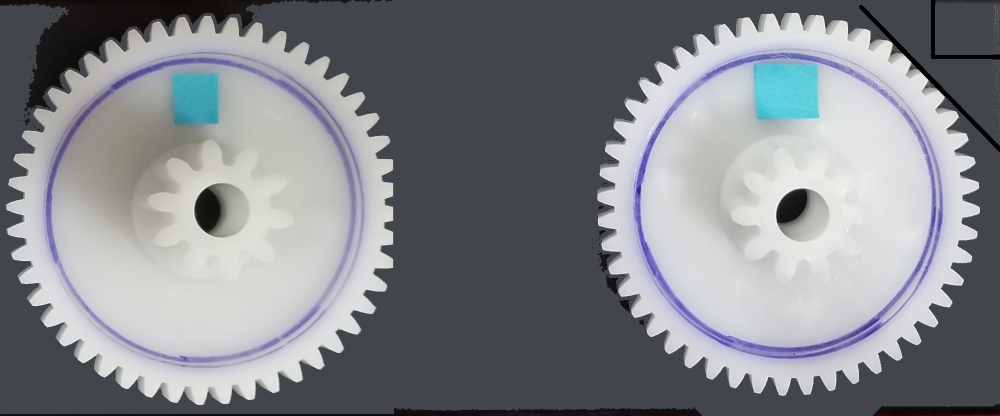
#> input picture Examples/images/doublebase.jpg, 2000 x 831 px, found by its file name (shown at 1/2 size)
$ python Calc_Zero_Twist.py
#> lines starting #> are read from the running program, lines starting #| are printed output that depends on the picture; after the words box and inside, x2 and y2 are one past the last pixel; in counts of white or black regions, pixels touching at a corner belong together
# -*- coding: utf-8 -*-
"""
Created on Tue Dec  8 10:42:00 2020

@author: Jasmine Anica

This program finds the angle of a zero-pitch twist

Uses OpenCV functions to find best fit circle of the gears to set the origin of
each gear. Use a filter to find the "base" points on the gears and the "rotated"
points on the gears. The filter picks up on the blue tag positions in the base
image and the rotated image. Using OpenCV functions, I can calculate the centor
of the filtered shapes. Take the difference of the points relative to thier
origin and find the angles that way.

For Bernard: You only need the bottom values: degree_left and degree_right
"""
import cv2
import math
import numpy as np

# read the input image
img_base = cv2.imread("./images/doublebase.jpg")
#> img_base is the input picture: shape (831, 2000, 3); mean B, G, R 138.4, 133.7, 131
img_rot = cv2.imread("./images/double4.jpg")
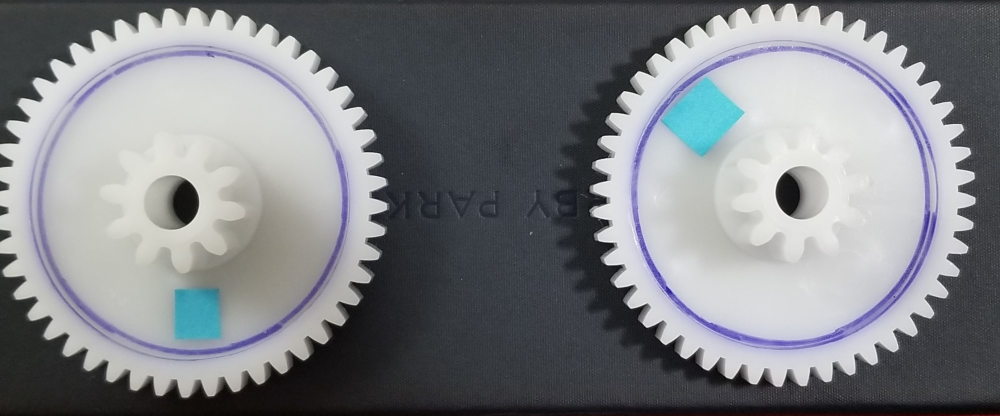
#> input picture Examples/images/double4.jpg, 2000 x 831 px, found by its file name (shown at 1/2 size)
#> img_rot is the input picture: shape (831, 2000, 3); mean B, G, R 133, 128.8, 126.4

#     *********************************
#     *                               *
#     *   Detects Circles in Images   *
#     *                               *
#     *********************************

img = cv2.imread("./images/double4.jpg", cv2.IMREAD_COLOR)
gray = cv2.cvtColor(img, cv2.COLOR_BGR2GRAY)
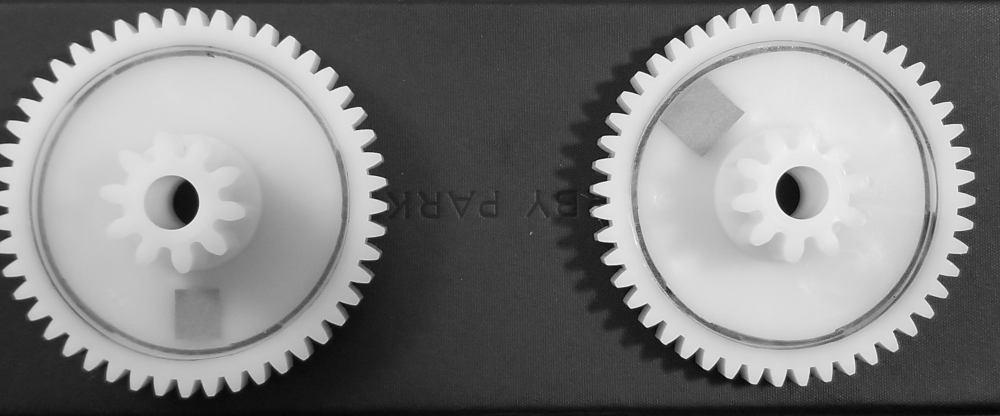
#> gray: shape (831, 2000) (shown at 1/2 size); min 1, max 255, mean 128.5
output = img.copy()

# Blur using 3 * 3 kernel.
gray_blurred = cv2.blur(gray, (3, 3))

# Apply Hough transform on the blurred image.
detected_circles = cv2.HoughCircles(gray_blurred,
                                    cv2.HOUGH_GRADIENT,1,40,
                                    param1=50,param2=30,minRadius=295,maxRadius=300)
#> detected_circles = [[1556.5, 395.5, 298.3], [386.5, 399.5, 299.4]]
origin_l = []
origin_r = []
# Draw circles that are detected.
if detected_circles is not None:
    # Convert the circle parameters a, b and r to integers.
    detected_circles = np.uint16(np.around(detected_circles))
#> detected_circles = [[1556, 396, 298], [386, 400, 299]]

    for pt in detected_circles[0, :]:
        a, b, r = pt[0], pt[1], pt[2]

        # Draw the circumference of the circle.
        cv2.circle(img, (a, b), r, (0, 255, 0), 5)
#> this loop made 2 passes
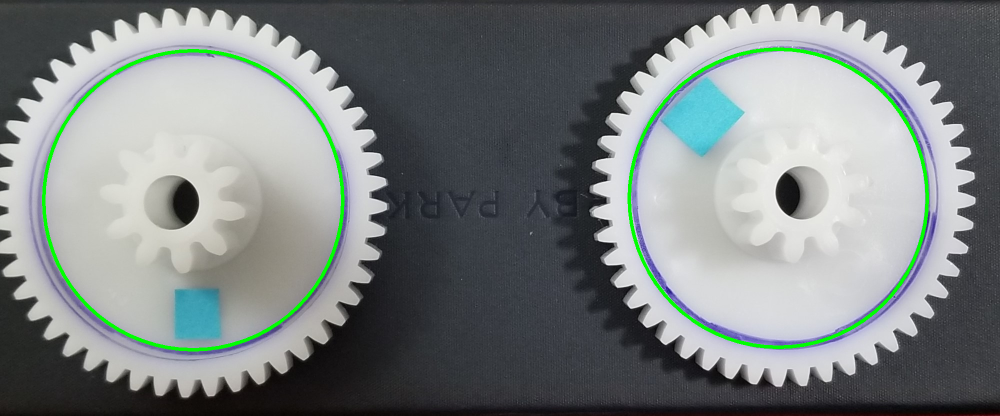
#> img: shape (831, 2000, 3) (shown at 1/2 size); 1.57% of pixels changed, all inside (x1, y1, x2, y2) = (84, 95, 1858, 703)


    if detected_circles[0][0][0] < 1000:
        xl, yl, rl = detected_circles[0][0][0], detected_circles[0][0][1], detected_circles[0][0][2]
        xr, yr, rr = detected_circles[0][1][0], detected_circles[0][1][1], detected_circles[0][1][2]
    else:
        xr, yr, rr = detected_circles[0][0][0], detected_circles[0][0][1], detected_circles[0][0][2]
#> xr = 1556; yr = 396; rr = 298
        xl, yl, rl = detected_circles[0][1][0], detected_circles[0][1][1], detected_circles[0][1][2]
#> xl = 386; yl = 400; rl = 299

    origin_l = np.array([xl, yl, 1])
#> origin_l = [386, 400, 1]
    origin_r = np.array([xr, yr, 1])
#> origin_r = [1556, 396, 1]

    # Draw the circumference of the circle.
    cv2.circle(img_rot, (xr, yr), rr, (0, 0, 255), 5)
    cv2.circle(img_rot, (xl, yl), rl, (0, 0, 255), 5)

#     *********************************
#     *                               *
#     *    Applies Filter on Image    *
#     *                               *
#     *********************************

img_base_hsv = cv2.cvtColor(img_base, cv2.COLOR_BGR2HSV)
#> img_base_hsv: shape (831, 2000, 3); mean H, S, V 90.5, 23.7, 139.9

# find HSV using BGR
blue = np.uint8([[[226,211,99]]])
#print(cv2.cvtColor(pink,cv2.COLOR_BGR2HSV))
blue = cv2.cvtColor(blue,cv2.COLOR_BGR2HSV)
#> blue = [[94, 143, 226]]

# define range of pink color in HSV
# (H - 10, 100, 100)
# (H + 10, 255, 255)
lower_blue = np.array([blue[0][0][0] - 10,100,100])
#> lower_blue = [84, 100, 100]
upper_blue = np.array([blue[0][0][0] + 10,255,255])
#> upper_blue = [104, 255, 255]

# Threshold the HSV image to get only pink colors
mask_base_blue = cv2.inRange(img_base_hsv, lower_blue, upper_blue)
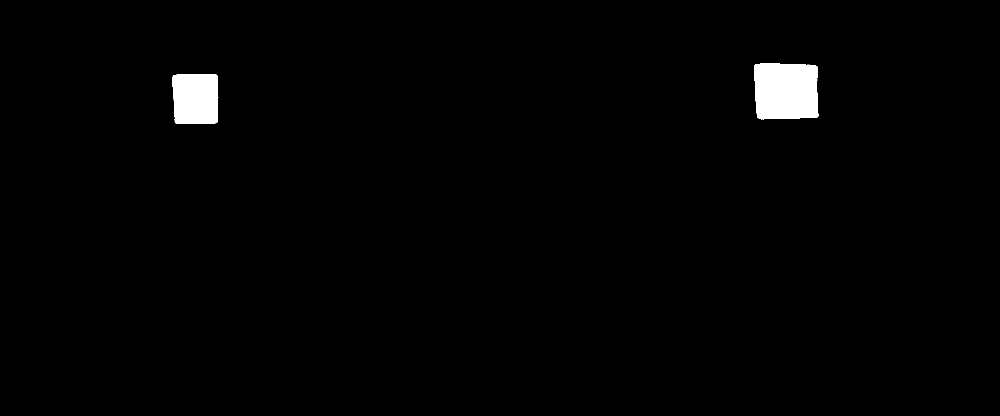
#> mask_base_blue: shape (831, 2000) (shown at 1/2 size); 1.3% white; 2 white regions, box (x1, y1, x2, y2) and area: (1508, 126, 1637, 239) 13519, (345, 148, 437, 248) 8754

# Bitwise-AND mask and rotated image
res_base_blue = cv2.bitwise_and(img_base,img_base, mask=mask_base_blue)
res_base_blue = cv2.cvtColor(res_base_blue, cv2.COLOR_BGR2RGB)

################################################################################

img_rot_hsv = cv2.cvtColor(img_rot, cv2.COLOR_BGR2HSV)
#> img_rot_hsv: shape (831, 2000, 3); mean H, S, V 86, 27.6, 135.7

# find HSV using BGR
blue = np.uint8([[[226,211,99]]])
#print(cv2.cvtColor(pink,cv2.COLOR_BGR2HSV))
blue = cv2.cvtColor(blue,cv2.COLOR_BGR2HSV)

# define range of pink color in HSV
# (H - 10, 100, 100)
# (H + 10, 255, 255)
lower_blue = np.array([blue[0][0][0] - 10,100,100])
upper_blue = np.array([blue[0][0][0] + 10,255,255])

# Threshold the HSV image to get only pink colors
mask_rot_blue = cv2.inRange(img_rot_hsv, lower_blue, upper_blue)
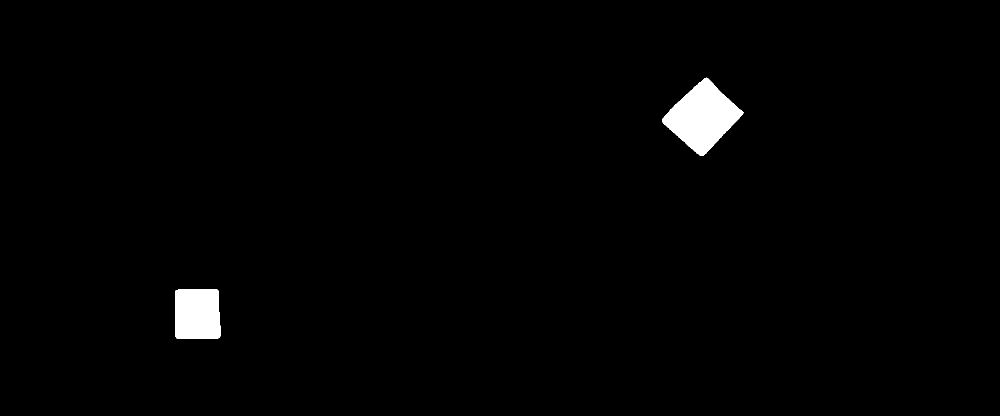
#> mask_rot_blue: shape (831, 2000) (shown at 1/2 size); 1.3% white; 2 white regions, box (x1, y1, x2, y2) and area: (1324, 155, 1487, 312) 13538, (350, 578, 442, 678) 8782

# Bitwise-AND mask and rotated image
res_rot_blue = cv2.bitwise_and(img_rot,img_rot, mask=mask_rot_blue)
res_rot_blue = cv2.cvtColor(res_rot_blue, cv2.COLOR_BGR2RGB)


#     *********************************
#     *                               *
#     *    Finds Center of Shape      *
#     *                               *
#     *********************************

# Calculate the center of the shape after filter is applied
gray_base = cv2.cvtColor(res_base_blue, cv2.COLOR_BGR2GRAY)
blurred_base = cv2.GaussianBlur(gray_base, (5, 5), 0)
thresh_base = cv2.threshold(blurred_base, 60, 255, cv2.THRESH_BINARY)[1]
#> thresh_base: shape (831, 2000); 1.3% white; 2 white regions

# find contours in the binary image
contours_base, hierarchy = cv2.findContours(thresh_base,cv2.RETR_TREE,cv2.CHAIN_APPROX_SIMPLE)
#> contours_base = 2 contours; box (x1, y1, x2, y2) and area: (1508, 126, 1637, 239) 13418, (345, 148, 437, 248) 8590

base_pt_l  = []
base_pt_r = []

for c in contours_base:
    # calculate moments for each contour
    M = cv2.moments(c)

    # calculate x,y coordinate of center
    if M["m00"] != 0:
     cX = int(M["m10"] / M["m00"])
     cY = int(M["m01"] / M["m00"])
    else:
     cX, cY = 0, 0
    cv2.circle(img_rot, (cX, cY), 5, (255, 255, 255), 10)
    cv2.putText(img_rot, "centroid", (cX - 25, cY - 25),cv2.FONT_HERSHEY_SIMPLEX, 3.5, (0, 0, 0), 3)
    #print("rot center:", cX, cY)
    t = np.array([(cX - a), -1*(cY - b), 0])
    if cX < 1000: #left side
        base_pt_l = np.array([cX, cY, 1])
        #print("base_l ", base_pt_l)
    else: #right side
        base_pt_r = np.array([cX, cY, 1])
#> this loop made 2 passes
#> (cX, cY, t, base_pt_l) on pass 1: (391, 196, [5, 204, 0], [391, 196, 1])
#> (cX, cY, t, base_pt_r) on pass 2: (1572, 181, [1186, 219, 0], [1572, 181, 1])
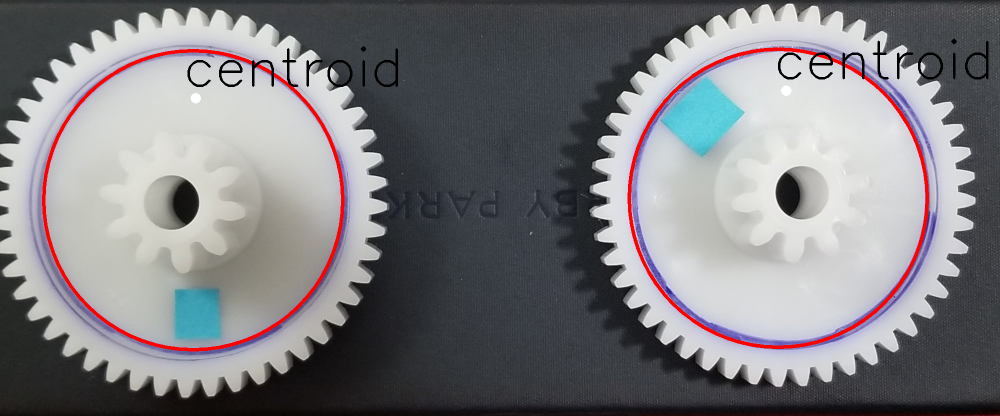
#> img_rot: shape (831, 2000, 3) (shown at 1/2 size); mean B, G, R 129.1, 125.6, 127.1
        #print("base_r ", base_pt_r)

# Calculate the center of the shape after filter is applied
gray_rot = cv2.cvtColor(res_rot_blue, cv2.COLOR_BGR2GRAY)
blurred_rot = cv2.GaussianBlur(gray_rot, (5, 5), 0)
thresh_rot = cv2.threshold(blurred_rot, 60, 255, cv2.THRESH_BINARY)[1]
#> thresh_rot: shape (831, 2000); 1.4% white; 2 white regions

# find contours in the binary image
contours_rot, hierarchy = cv2.findContours(thresh_rot,cv2.RETR_TREE,cv2.CHAIN_APPROX_SIMPLE)
#> contours_rot = 2 contours; box (x1, y1, x2, y2) and area: (1324, 155, 1487, 312) 13610, (350, 578, 442, 678) 8616

rot_pt_l  = []
rot_pt_r = []

for c in contours_rot:
    # calculate moments for each contour
    M = cv2.moments(c)

    # calculate x,y coordinate of center
    if M["m00"] != 0:
     cX = int(M["m10"] / M["m00"])
     cY = int(M["m01"] / M["m00"])
    else:
     cX, cY = 0, 0
    cv2.circle(img_rot, (cX, cY), 5, (255, 255, 255), 10)
    cv2.putText(img_rot, "centroid", (cX - 25, cY - 25),cv2.FONT_HERSHEY_SIMPLEX, 3.5, (0, 0, 0), 3)
    #print("rot center:", cX, cY)
    if cX < 1000:
        rot_pt_l = np.array([cX, cY, 1])
    else:
        rot_pt_r = np.array([cX, cY, 1])
#> this loop made 2 passes
#> (cX, cY, rot_pt_l) on pass 1: (394, 628, [394, 628, 1])
#> (cX, cY, rot_pt_r) on pass 2: (1404, 233, [1404, 233, 1])
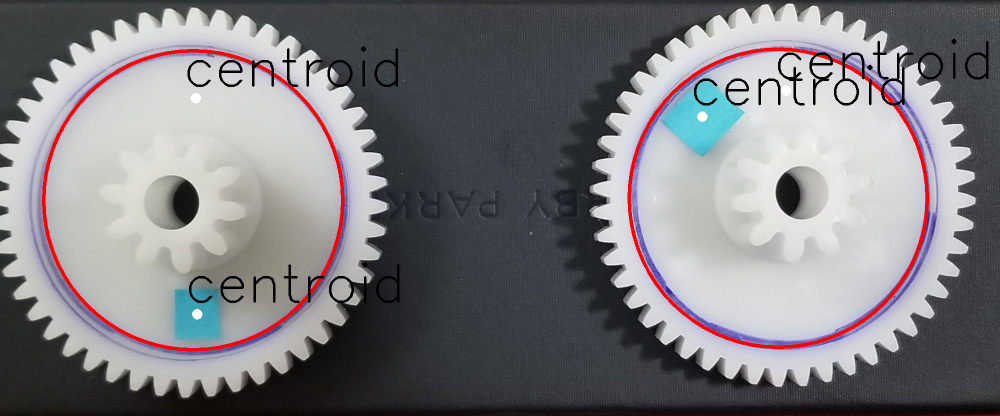
#> img_rot: shape (831, 2000, 3) (shown at 1/2 size); 0.65% of pixels changed, all inside (x1, y1, x2, y2) = (378, 129, 1809, 639)

#     *********************************
#     *                               *
#     *       Calculates Angle        *
#     *                               *
#     *********************************

omega = np.array([0, 0, 1])

u_pt_l = base_pt_l - origin_l
#> u_pt_l = [5, -204, 0]
v_pt_l = rot_pt_l - origin_l
#> v_pt_l = [8, 228, 0]

y = np.dot(np.transpose(omega), np.cross(u_pt_l, v_pt_l))
#> y = 2772
x = np.dot(u_pt_l, v_pt_l)
#> x = -46472
theta = math.atan2(y, x)
#> theta = 3.08
degree_left = np.rad2deg(theta)
#> degree_left = 176.6
degree_left = '%1.0f' % (degree_left)
#> degree_left = '177'
print("degree left: ", degree_left)
#| degree left:  177

u_pt_r = base_pt_r - origin_r
#> u_pt_r = [16, -215, 0]
v_pt_r = rot_pt_r - origin_r
#> v_pt_r = [-152, -163, 0]

y = np.dot(np.transpose(omega), np.cross(u_pt_r, v_pt_r))
#> y = -35288
x = np.dot(u_pt_r, v_pt_r)
#> x = 32613
theta = math.atan2(y, x)
#> theta = -0.825
degree_right = np.rad2deg(theta)
#> degree_right = -47.26
degree_right = '%1.0f' % (degree_right)
#> degree_right = '-47'
print("degree right: ", degree_right)
#| degree right:  -47
